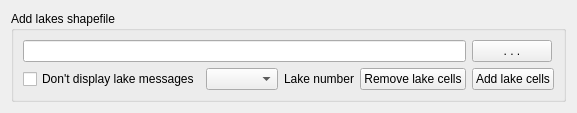
     <widget class="QWidget" name="lakesTab">
      <attribute name="title">
       <string>Add Lakes</string>
      </attribute>
      <layout class="QGridLayout" name="gridLayout_17">
       <item row="0" column="0">
        <widget class="QGroupBox" name="lakesGroup">
         <property name="title">
          <string>Add lakes shapefile</string>
         </property>
         <layout class="QGridLayout" name="gridLayout_12">
          <item row="0" column="4">
           <widget class="QPushButton" name="selectLakesButton">
            <property name="sizePolicy">
             <sizepolicy hsizetype="Fixed" vsizetype="Fixed">
              <horstretch>0</horstretch>
              <verstretch>0</verstretch>
             </sizepolicy>
            </property>
            <property name="toolTip">
             <string>&lt;!DOCTYPE HTML PUBLIC &quot;-//W3C//DTD HTML 4.0//EN&quot; &quot;http://www.w3.org/TR/REC-html40/strict.dtd&quot;&gt;
&lt;html&gt;&lt;head&gt;&lt;meta name=&quot;qrichtext&quot; content=&quot;1&quot; /&gt;&lt;style type=&quot;text/css&quot;&gt;
p, li { white-space: pre-wrap; }
&lt;/style&gt;&lt;/head&gt;&lt;body style=&quot; font-family:'MS Shell Dlg 2'; font-size:8.25pt; font-weight:400; font-style:normal;&quot;&gt;
&lt;p style=&quot; margin-top:0px; margin-bottom:0px; margin-left:0px; margin-right:0px; -qt-block-indent:0; text-indent:0px;&quot;&gt;&lt;span style=&quot; font-size:8pt;&quot;&gt;A shapefile showing the outline of lakes as polygons may be added.  Click this button to select the shapefile.&lt;/span&gt;&lt;/p&gt;&lt;/body&gt;&lt;/html&gt;</string>
            </property>
            <property name="text">
             <string>. . .</string>
            </property>
           </widget>
          </item>
          <item row="2" column="3">
           <widget class="QPushButton" name="removeLakeCells">
            <property name="text">
             <string>Remove lake cells</string>
            </property>
           </widget>
          </item>
          <item row="2" column="1">
           <widget class="QComboBox" name="lakeIdCombo">
            <property name="editable">
             <bool>false</bool>
            </property>
           </widget>
          </item>
          <item row="0" column="0" colspan="4">
           <widget class="QLineEdit" name="selectLakes">
            <property name="sizePolicy">
             <sizepolicy hsizetype="Preferred" vsizetype="Fixed">
              <horstretch>0</horstretch>
              <verstretch>0</verstretch>
             </sizepolicy>
            </property>
           </widget>
          </item>
          <item row="2" column="2">
           <widget class="QLabel" name="lakeIdLabel">
            <property name="text">
             <string>Lake number</string>
            </property>
           </widget>
          </item>
          <item row="2" column="4">
           <widget class="QPushButton" name="addLakeCells">
            <property name="text">
             <string>Add lake cells</string>
            </property>
           </widget>
          </item>
          <item row="2" column="0">
           <widget class="QCheckBox" name="lakeMessagesBox">
            <property name="toolTip">
             <string>&lt;html&gt;&lt;head/&gt;&lt;body&gt;&lt;p&gt;Lake shapefiles with many lakes can generate a large number of warning and information messages. Check this box if you prefer to read these messages in the QSWAT+ log.&lt;/p&gt;&lt;/body&gt;&lt;/html&gt;</string>
            </property>
            <property name="text">
             <string>Don't display lake messages</string>
            </property>
           </widget>
          </item>
         </layout>
        </widget>
       </item>
      </layout>
     </widget>
